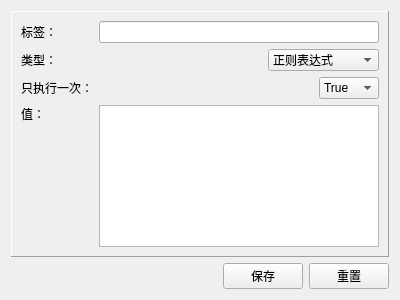
<?xml version="1.0" encoding="UTF-8"?>
<ui version="4.0">
 <class>ExpressionConfig</class>
 <widget class="QWidget" name="ExpressionConfig">
  <property name="geometry">
   <rect>
    <x>0</x>
    <y>0</y>
    <width>400</width>
    <height>300</height>
   </rect>
  </property>
  <property name="windowTitle">
   <string>Form</string>
  </property>
  <layout class="QVBoxLayout" name="verticalLayout_2">
   <item>
    <widget class="QFrame" name="frame">
     <property name="frameShape">
      <enum>QFrame::Panel</enum>
     </property>
     <property name="frameShadow">
      <enum>QFrame::Raised</enum>
     </property>
     <property name="lineWidth">
      <number>1</number>
     </property>
     <layout class="QGridLayout" name="gridLayout">
      <item row="0" column="0">
       <widget class="QLabel" name="label">
        <property name="text">
         <string>标签：</string>
        </property>
       </widget>
      </item>
      <item row="0" column="2">
       <widget class="QLineEdit" name="lineEdit"/>
      </item>
      <item row="1" column="0">
       <widget class="QLabel" name="label_3">
        <property name="text">
         <string>类型：</string>
        </property>
       </widget>
      </item>
      <item row="1" column="1" colspan="2">
       <layout class="QHBoxLayout" name="horizontalLayout">
        <item>
         <spacer name="horizontalSpacer">
          <property name="orientation">
           <enum>Qt::Horizontal</enum>
          </property>
          <property name="sizeHint" stdset="0">
           <size>
            <width>40</width>
            <height>20</height>
           </size>
          </property>
         </spacer>
        </item>
        <item>
         <widget class="QComboBox" name="comboBox">
          <property name="currentIndex">
           <number>0</number>
          </property>
          <item>
           <property name="text">
            <string>正则表达式</string>
           </property>
          </item>
          <item>
           <property name="text">
            <string>JavaScript代码</string>
           </property>
          </item>
         </widget>
        </item>
       </layout>
      </item>
      <item row="2" column="0" colspan="2">
       <widget class="QLabel" name="label_4">
        <property name="text">
         <string>只执行一次：</string>
        </property>
       </widget>
      </item>
      <item row="2" column="2">
       <layout class="QHBoxLayout" name="horizontalLayout_2">
        <item>
         <spacer name="horizontalSpacer_2">
          <property name="orientation">
           <enum>Qt::Horizontal</enum>
          </property>
          <property name="sizeHint" stdset="0">
           <size>
            <width>40</width>
            <height>20</height>
           </size>
          </property>
         </spacer>
        </item>
        <item>
         <widget class="QComboBox" name="comboBox_2">
          <property name="currentIndex">
           <number>0</number>
          </property>
          <item>
           <property name="text">
            <string>True</string>
           </property>
          </item>
          <item>
           <property name="text">
            <string>False</string>
           </property>
          </item>
         </widget>
        </item>
       </layout>
      </item>
      <item row="3" column="0">
       <layout class="QVBoxLayout" name="verticalLayout">
        <item>
         <widget class="QLabel" name="label_2">
          <property name="text">
           <string>值：</string>
          </property>
         </widget>
        </item>
        <item>
         <spacer name="verticalSpacer">
          <property name="orientation">
           <enum>Qt::Vertical</enum>
          </property>
          <property name="sizeHint" stdset="0">
           <size>
            <width>20</width>
            <height>40</height>
           </size>
          </property>
         </spacer>
        </item>
       </layout>
      </item>
      <item row="3" column="2">
       <widget class="QPlainTextEdit" name="plainTextEdit"/>
      </item>
     </layout>
    </widget>
   </item>
   <item>
    <layout class="QHBoxLayout" name="horizontalLayout_3">
     <item>
      <spacer name="horizontalSpacer_3">
       <property name="orientation">
        <enum>Qt::Horizontal</enum>
       </property>
       <property name="sizeHint" stdset="0">
        <size>
         <width>40</width>
         <height>20</height>
        </size>
       </property>
      </spacer>
     </item>
     <item>
      <widget class="QPushButton" name="pushButton">
       <property name="text">
        <string>保存</string>
       </property>
      </widget>
     </item>
     <item>
      <widget class="QPushButton" name="pushButton_2">
       <property name="text">
        <string>重置</string>
       </property>
      </widget>
     </item>
    </layout>
   </item>
  </layout>
 </widget>
 <resources/>
 <connections/>
</ui>
